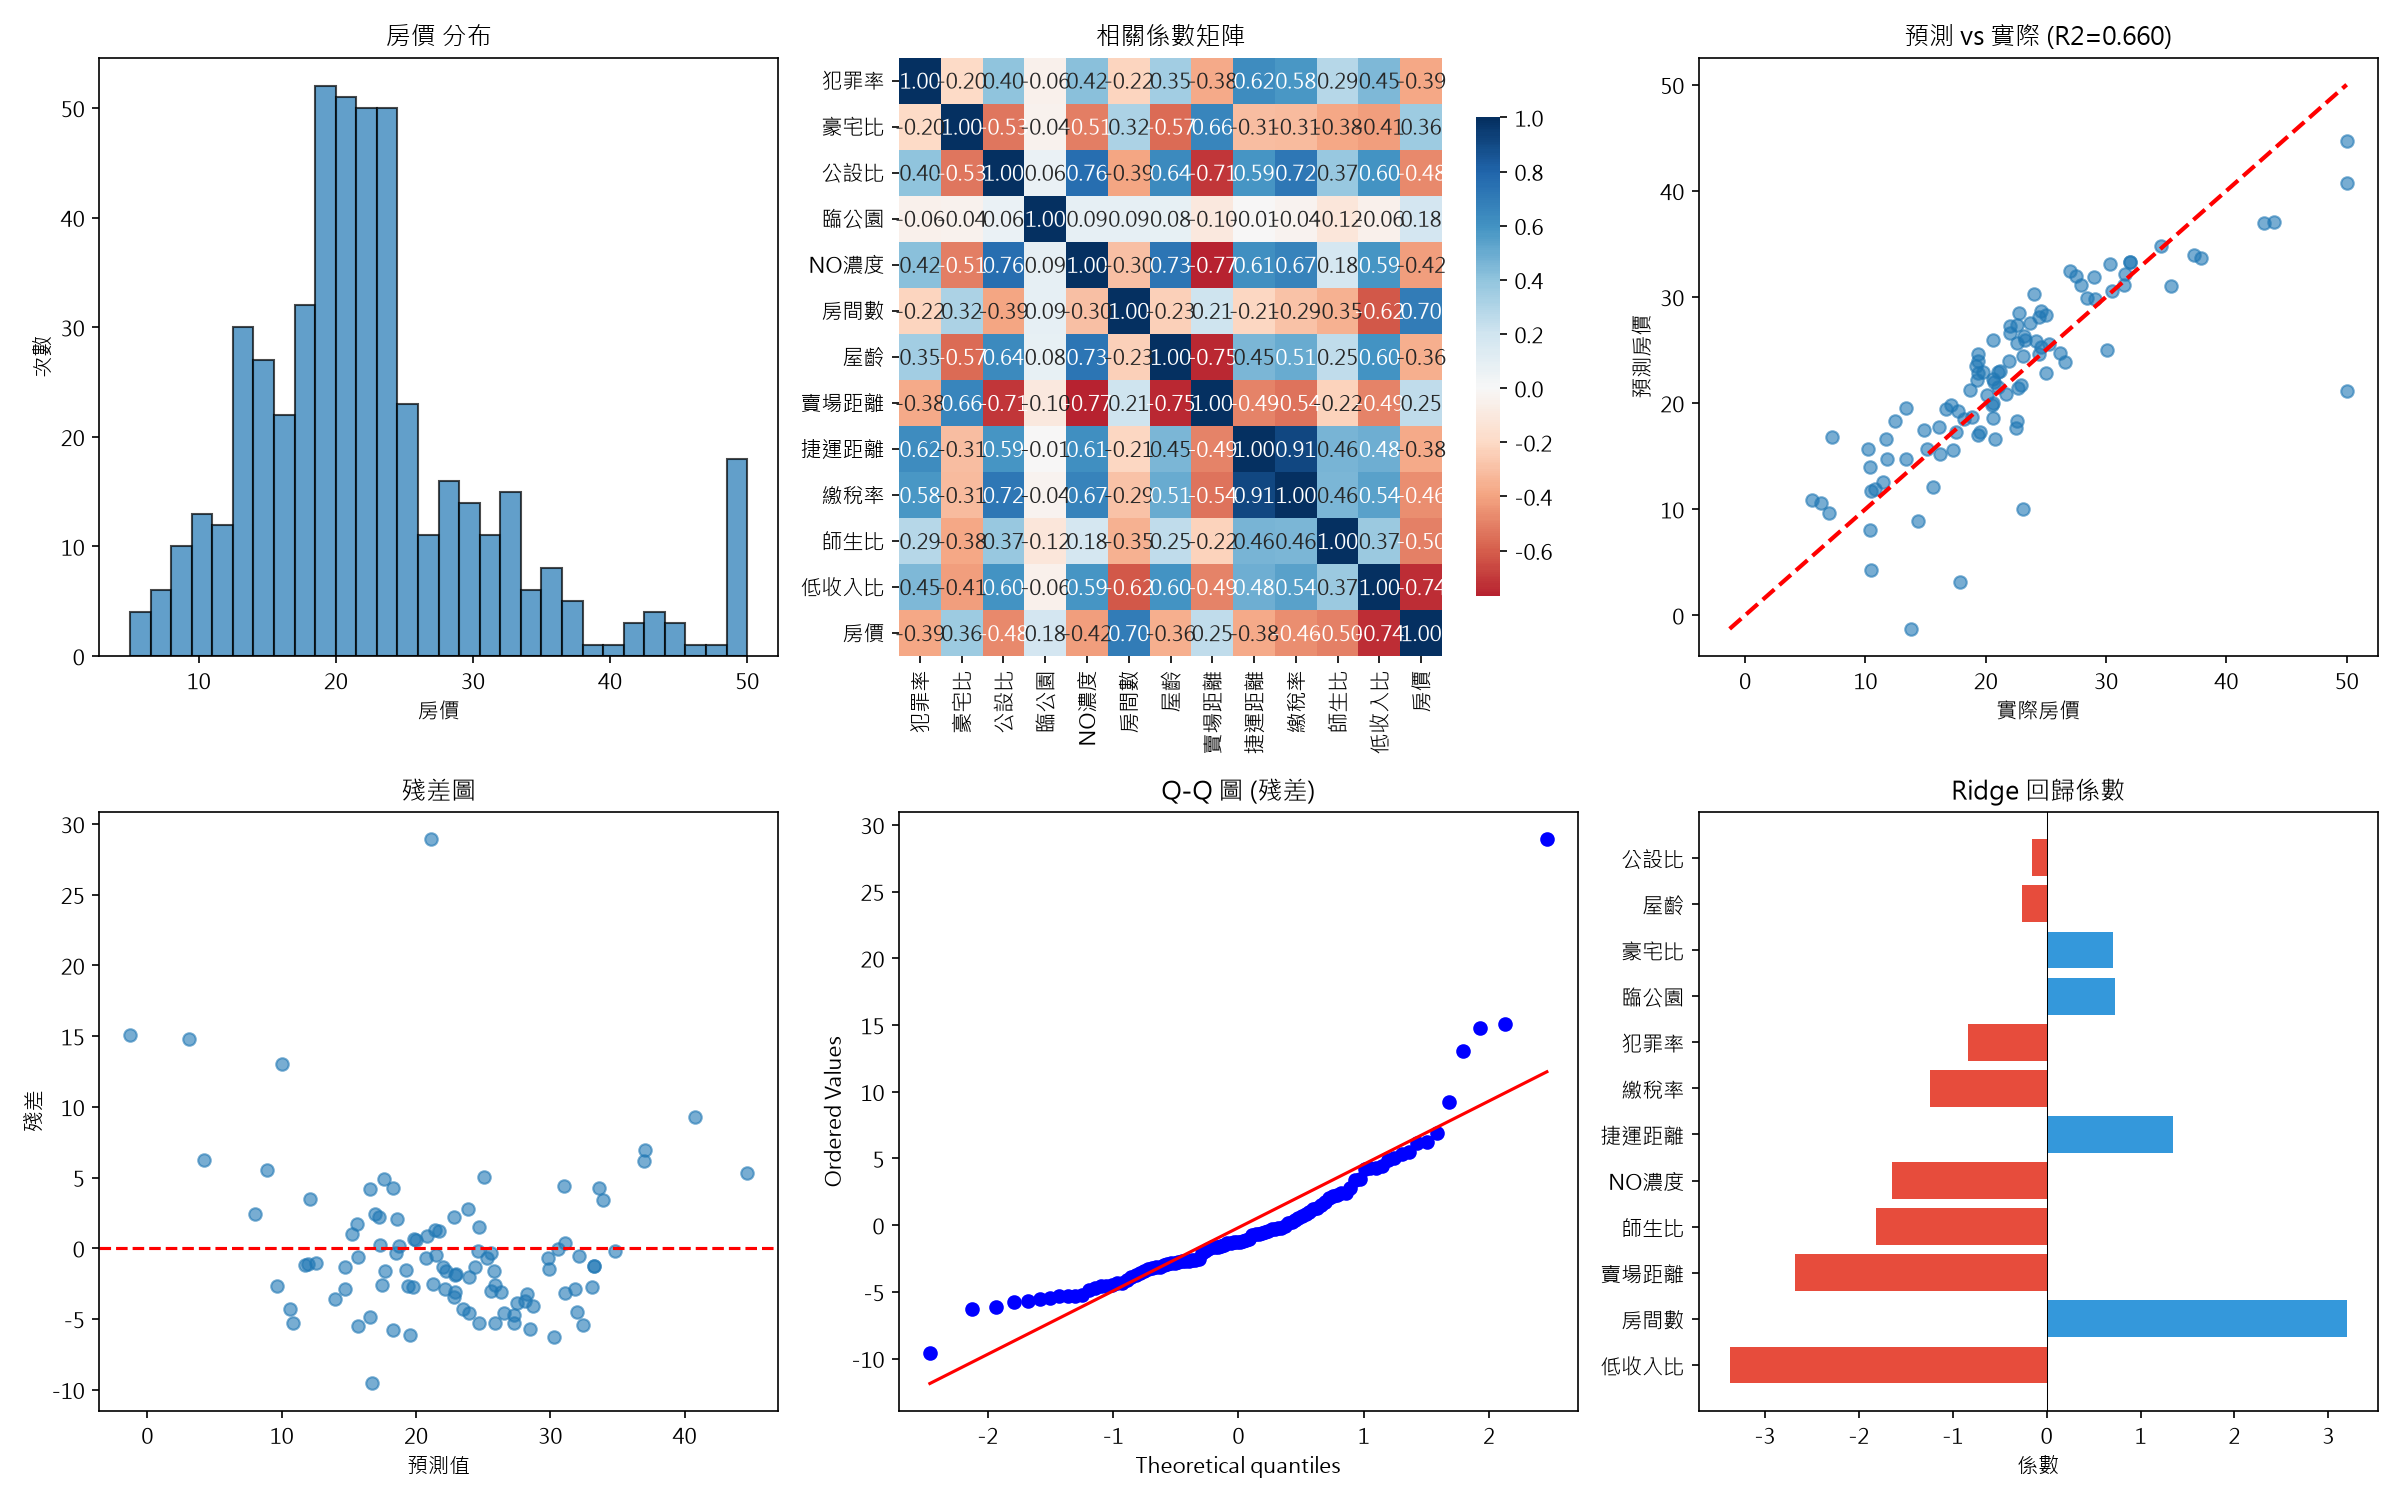

This chart was generated by the following Python code:
import pandas as pd
import numpy as np
import matplotlib.pyplot as plt
import seaborn as sns
from sklearn.linear_model import Ridge, RidgeCV
from sklearn.model_selection import train_test_split, cross_val_score
from sklearn.preprocessing import StandardScaler
from sklearn.metrics import mean_squared_error, r2_score, mean_absolute_error
from scipy import stats
import warnings
import sys, io
sys.stdout = io.TextIOWrapper(sys.stdout.buffer, encoding='utf-8')
warnings.filterwarnings('ignore')

plt.rcParams['font.sans-serif'] = ['Microsoft JhengHei', 'SimHei', 'DejaVu Sans']
plt.rcParams['axes.unicode_minus'] = False

df = pd.read_csv(r'backend\0729\地區房價資料檔.csv')

print("=" * 60)
print("1. 基本資料概覽")
print("=" * 60)
print(f"資料筆數: {df.shape[0]}, 特徵數: {df.shape[1]}")
print(f"\n欄位名稱: {list(df.columns)}")
print(f"\n資料型態:\n{df.dtypes}")
print(f"\n缺失值統計:\n{df.isnull().sum()}")
print(f"\n描述性統計:\n{df.describe()}")

# 確認目標變數分布
target = '房價'
features = [c for c in df.columns if c != target]

print("\n" + "=" * 60)
print("2. 目標變數（房價）分布檢查")
print("=" * 60)
skew = df[target].skew()
kurt = df[target].kurtosis()
print(f"偏度 (Skewness): {skew:.4f}")
print(f"峰度 (Kurtosis): {kurt:.4f}")
stat, p_value = stats.normaltest(df[target])
print(f"D'Agostino-Pearson 常態檢定: stat={stat:.4f}, p-value={p_value:.4e}")

print("\n" + "=" * 60)
print("3. 線性回歸假設檢查")
print("=" * 60)

# 3a. 相關係數矩陣
corr = df.corr()
print("\n3a. 與房價的相關係數:")
target_corr = corr[target].drop(target).sort_values(key=abs, ascending=False)
for f, v in target_corr.items():
    stars = "***" if abs(v) >= 0.7 else "**" if abs(v) >= 0.5 else "*" if abs(v) >= 0.3 else ""
    print(f"  {f:8s}: {v:+.4f}  {stars}")

# 3b. 特徵間的共線性 (VIF)
from statsmodels.stats.outliers_influence import variance_inflation_factor
X_for_vif = df[features].copy()
# 處理常數項
X_for_vif = X_for_vif.assign(const=1)
vif_data = pd.DataFrame()
vif_data['feature'] = X_for_vif.columns
vif_data['VIF'] = [variance_inflation_factor(X_for_vif.values, i) for i in range(X_for_vif.shape[1])]
vif_data = vif_data[vif_data['feature'] != 'const'].sort_values('VIF', ascending=False)
print("\n3b. 變異數膨脹因子 (VIF):")
for _, row in vif_data.iterrows():
    if row['VIF'] > 10:
        flag = " HIGH"
    elif row['VIF'] > 5:
        flag = " MODERATE"
    else:
        flag = " OK"
    print(f"  {row['feature']:8s}: {row['VIF']:.2f}{flag}")

# 3c. 離群值檢查 (Z-score)
z_scores = np.abs(stats.zscore(df[features]))
outliers = (z_scores > 3).sum()
outlier_rows = (z_scores > 3).any(axis=1).sum()
print(f"\n3c. 離群值檢查 (Z-score > 3):")
for i, col in enumerate(features):
    cnt = (z_scores[:, i] > 3).sum()
    if cnt > 0:
        print(f"  {col:8s}: {cnt} 個離群值")
print(f"  總計 {outlier_rows} 筆資料包含離群值")

# 3d. 線性關係檢查 (Pearson r)
print("\n3d. 與房價的線性關係強度:")
for f in features:
    r, p = stats.pearsonr(df[f], df[target])
    sig = "***" if p < 0.001 else "**" if p < 0.01 else "*" if p < 0.05 else "n.s."
    print(f"  {f:8s}: r={r:+.4f}, p={p:.4e} {sig}")

# 3e. 殘差分析（先做簡單的OLS）
print("\n" + "=" * 60)
print("4. Ridge 回歸模型建立")
print("=" * 60)

X = df[features].values
y = df[target].values

X_train, X_test, y_train, y_test = train_test_split(X, y, test_size=0.2, random_state=42)

# 標準化
scaler = StandardScaler()
X_train_scaled = scaler.fit_transform(X_train)
X_test_scaled = scaler.transform(X_test)

# 用交叉驗證選最佳 alpha
alphas = np.logspace(-2, 4, 50)
ridge_cv = RidgeCV(alphas=alphas, scoring='neg_mean_squared_error', cv=10)
ridge_cv.fit(X_train_scaled, y_train)
best_alpha = ridge_cv.alpha_
print(f"\n最佳 alpha (交叉驗證): {best_alpha:.4f}")

# 用最佳 alpha 訓練最終模型
ridge = Ridge(alpha=best_alpha, random_state=42)
ridge.fit(X_train_scaled, y_train)

y_train_pred = ridge.predict(X_train_scaled)
y_test_pred = ridge.predict(X_test_scaled)

print("\n--- 訓練集 ---")
print(f"R2:         {r2_score(y_train, y_train_pred):.4f}")
print(f"RMSE:       {np.sqrt(mean_squared_error(y_train, y_train_pred)):.4f}")
print(f"MAE:        {mean_absolute_error(y_train, y_train_pred):.4f}")

print("\n--- 測試集 ---")
print(f"R2:         {r2_score(y_test, y_test_pred):.4f}")
print(f"RMSE:       {np.sqrt(mean_squared_error(y_test, y_test_pred)):.4f}")
print(f"MAE:        {mean_absolute_error(y_test, y_test_pred):.4f}")

# 交叉驗證分數
cv_scores = cross_val_score(ridge, X_train_scaled, y_train, cv=10, scoring='r2')
print(f"\n10 折交叉驗證 R2 平均: {cv_scores.mean():.4f} (+/- {cv_scores.std()*2:.4f})")

# 特徵重要性
print("\n" + "=" * 60)
print("5. 特徵重要性 (標準化後係數)")
print("=" * 60)
coef_df = pd.DataFrame({'feature': features, 'coefficient': ridge.coef_})
coef_df['abs_coef'] = coef_df['coefficient'].abs()
coef_df = coef_df.sort_values('abs_coef', ascending=False)
for _, row in coef_df.iterrows():
    direction = "正向" if row['coefficient'] > 0 else "負向"
    print(f"  {row['feature']:8s}: {row['coefficient']:+.4f} ({direction})")

# 殘差分析
residuals = y_test - y_test_pred
print(f"\n殘差統計:")
print(f"  平均: {residuals.mean():.4f}")
print(f"  標準差: {residuals.std():.4f}")
stat2, p2 = stats.normaltest(residuals)
print(f"  常態檢定: p-value={p2:.4e}")

# ===== 圖表 =====
fig, axes = plt.subplots(2, 3, figsize=(16, 10))

# 1. 房價分布
axes[0, 0].hist(df[target], bins=30, edgecolor='black', alpha=0.7)
axes[0, 0].set_title(f'{target} 分布')
axes[0, 0].set_xlabel(target)
axes[0, 0].set_ylabel('次數')

# 2. 相關係數熱圖
sns.heatmap(corr, annot=True, fmt='.2f', cmap='RdBu', center=0,
            ax=axes[0, 1], cbar_kws={'shrink': 0.8})
axes[0, 1].set_title('相關係數矩陣')

# 3. 預測 vs 實際
axes[0, 2].scatter(y_test, y_test_pred, alpha=0.6)
min_val = min(y_test.min(), y_test_pred.min())
max_val = max(y_test.max(), y_test_pred.max())
axes[0, 2].plot([min_val, max_val], [min_val, max_val], 'r--', lw=2)
axes[0, 2].set_xlabel('實際房價')
axes[0, 2].set_ylabel('預測房價')
axes[0, 2].set_title(f'預測 vs 實際 (R2={r2_score(y_test, y_test_pred):.3f})')

# 4. 殘差圖
axes[1, 0].scatter(y_test_pred, residuals, alpha=0.6)
axes[1, 0].axhline(y=0, color='r', linestyle='--')
axes[1, 0].set_xlabel('預測值')
axes[1, 0].set_ylabel('殘差')
axes[1, 0].set_title('殘差圖')

# 5. QQ圖
stats.probplot(residuals, dist="norm", plot=axes[1, 1])
axes[1, 1].set_title('Q-Q 圖 (殘差)')

# 6. 特徵重要性
colors = ['#e74c3c' if c < 0 else '#3498db' for c in coef_df['coefficient']]
axes[1, 2].barh(coef_df['feature'], coef_df['coefficient'], color=colors)
axes[1, 2].axvline(x=0, color='black', lw=0.5)
axes[1, 2].set_xlabel('係數')
axes[1, 2].set_title('Ridge 回歸係數')

plt.tight_layout()
plt.savefig(r'backend\0729\ridge_analysis.png', dpi=150)
print("\n图表已储存至 ridge_analysis.png")
plt.show()
